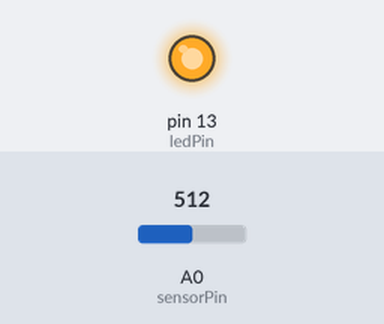
The sketch below on a simulated Arduino Uno, built with avr-gcc and run on an emulated ATmega328P. On the bench: output pins drawn as LEDs (lit = HIGH). Inputs (shaded band) come from the test bench; at power-on: A0 (sensorPin) = 512.

Above: at 0.1 s.
Timing chart, 0 to 1.6 s (numbered marks = the images above):
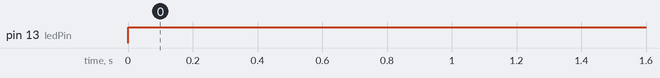

The sketch:

mothers-love.ino
```cpp
int sensorPin = A0;    // select the input pin for the potentiometer
int ledPin = 13;      // select the pin for the LED
int sensorValue = 0;  // variable to store the value coming from the sensor

void setup() {
  // declare the ledPin as an OUTPUT:
  pinMode(ledPin, OUTPUT);
}

void loop() {
  // read the value from the sensor:
  sensorValue = analogRead(sensorPin);
  // turn the ledPin on
  digitalWrite(ledPin, HIGH);

}
```

Measured:
- by itself, pin 13 (ledPin): LOW → HIGH at 0.00 s
